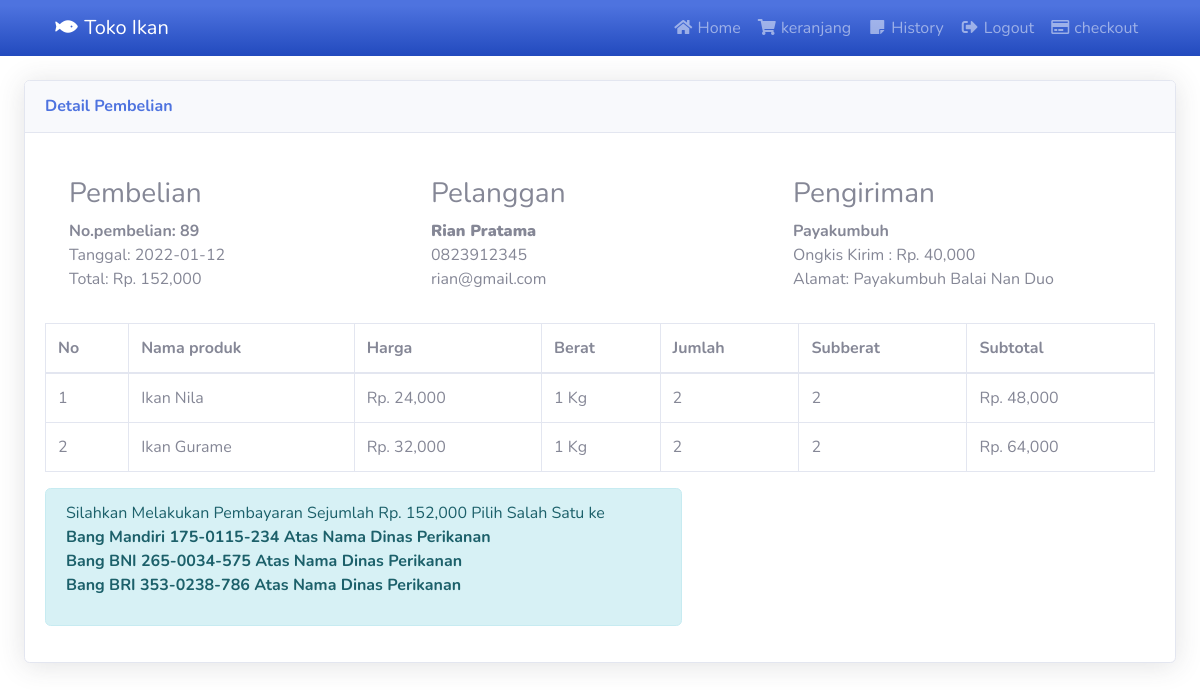
Page /nota.php?id=89 (signed in) on the committed database.
### tables this page shows
CREATE TABLE `t_pembelian` (
  `id_pembelian` int(11) NOT NULL,
  `id_pelanggan` int(11) NOT NULL,
  `id_ongkir` int(11) NOT NULL,
  `tanggal_pembelian` date NOT NULL,
  `total_pembelian` int(11) NOT NULL,
  `nama_kota` varchar(100) NOT NULL,
  `tarif` int(11) NOT NULL,
  `alamat_pengiriman` text NOT NULL,
  `status_pembelian` varchar(100) NOT NULL DEFAULT 'pending',
  `resi_pengiriman` varchar(50) NOT NULL
);

CREATE TABLE `t_pelanggan` (
  `id_pelanggan` int(11) NOT NULL,
  `email_pelanggan` varchar(100) NOT NULL,
  `password_pelanggan` varchar(50) NOT NULL,
  `nama_pelanggan` varchar(100) NOT NULL,
  `telepon_pelanggan` varchar(25) NOT NULL,
  `alamat_pelanggan` text NOT NULL
);

CREATE TABLE `t_pembelian_produk` (
  `id_pembelian_produk` int(11) NOT NULL,
  `id_pembelian` int(11) NOT NULL,
  `id_produk` int(11) NOT NULL,
  `jumlah` int(11) NOT NULL,
  `nama` varchar(100) NOT NULL,
  `harga` int(11) NOT NULL,
  `berat` int(11) NOT NULL,
  `subberat` int(11) NOT NULL,
  `subharga` int(11) NOT NULL
);

### nota.php (the view, shortened to what this page needs)
<?php
include 'koneksi.php';
?>
<!DOCTYPE html>
<html lang="en">
<head>
    <link href="vendor/fontawesome-free/css/all.min.css" rel="stylesheet" type="text/css">
    <link href="css/sb-admin-2.min.css" rel="stylesheet">
</head>
<body>
    <?php include 'menu.php'; ?>
    <br>
    <section class="konten">
        <?php
        $ambil = $koneksi->query("SELECT * FROM t_pembelian JOIN t_pelanggan ON t_pembelian.
id_pelanggan=t_pelanggan.id_pelanggan
WHERE t_pembelian.id_pembelian='$_GET[id]'");
        $detail = $ambil->fetch_assoc();
        ?>
        <div class="container-fluid">
            <div class="card shadow mb-4">
                <div class="card-header py-3">
                    <h6 class="m-0 font-weight-bold text-primary">Detail Pembelian</h6>
                </div>
                <br>
                <div class="card-body">
                    <div class="container">
                        <div class="form-group">
                            <div class="row">
                                <div class="col-md-4">
                                    <h3>Pembelian</h3>
                                    <strong>No.pembelian: <?php echo $detail['id_pembelian']; ?></strong> <br>
                                    Tanggal: <?php echo $detail['tanggal_pembelian']; ?> <br>
                                    Total: Rp. <?php echo  number_format($detail['total_pembelian']); ?>
                                </div>
                                <div class="col-md-4">
                                    <h3>Pelanggan</h3>
                                    <strong> <strong><?php echo $detail['nama_pelanggan']; ?></strong></strong>
                                    <p>
                                        <?php echo $detail['telepon_pelanggan']; ?> <br>
                                        <?php echo $detail['email_pelanggan']; ?>
                                    </p>
                                </div>
                                <div class="col-md-4">
                                    <h3>Pengiriman</h3>
                                    <strong> <?php echo $detail['nama_kota']; ?></strong> <br>
                                    Ongkis Kirim : Rp. <?php echo number_format($detail['tarif']); ?><br>
                                    Alamat: <?php echo $detail['alamat_pengiriman']; ?>
                                </div>
                            </div>
                        </div>
                    </div>
                    <div class="table-responsive">
                        <table class="table table-bordered" id="dataTable" width="100%" cellspacing="0">
                            <thead>
                                <tr>
                                    <th>No</th>
                                    <th>Nama produk</th>
                                    <th>Harga</th>
                                    <th>Berat</th>
                                    <th>Jumlah</th>
                                    <th>Subberat</th>
                                    <th>Subtotal</th>
                                </tr>
                            </thead>
                            <tbody>
                                <?php $nomor = 1; ?>
                                <?php $ambil = $koneksi->query("SELECT * FROM t_pembelian_produk WHERE id_pembelian='$_GET[id]'"); ?>
                                <?php while ($pecah = $ambil->fetch_assoc()) { ?>
                                    <tr>
                                        <td><?php echo $nomor; ?></td>
                                        <td><?php echo $pecah['nama']; ?></td>
                                        <td>Rp. <?php echo number_format($pecah['harga']); ?></td>
                                        <td><?php echo $pecah['berat']; ?> Kg</td>
                                        <td><?php echo $pecah['jumlah'] ?></td>
                                        <td><?php echo $pecah['subberat'] ?></td>
                                        <td>Rp. <?php echo number_format($pecah['subharga']) ?></td>
                                    </tr>
                                    <?php $nomor++; ?>
                                <?php } ?>
                            </tbody>
                        </table>
                        <div class="row">
                            <div class="col-md-7">
                                <div class="alert alert-info">
                                    <p>
                                        Silahkan Melakukan Pembayaran Sejumlah Rp. <?php echo number_format($detail['total_pembelian']); ?>
                                        Pilih Salah Satu ke <br>
                                        <strong>Bang Mandiri 175-0115-234 Atas Nama Dinas Perikanan</strong>
                                        <br>
                                        <strong>Bang BNI 265-0034-575 Atas Nama Dinas Perikanan</strong>
                                        <br>
                                        <strong>Bang BRI 353-0238-786 Atas Nama Dinas Perikanan</strong>
                                    </p>
                                </div>
                            </div>
                        </div>
    </section>
</body>
</html>

### rows in the picture
t_pembelian: id_pembelian "89", tanggal_pembelian "2022-01-12", total_pembelian "152,000", id_pelanggan.nama_pelanggan "Rian Pratama", id_pelanggan.telepon_pelanggan "0823912345", id_pelanggan.email_pelanggan "rian@gmail.com", nama_kota "Payakumbuh", tarif "40,000", alamat_pengiriman "Payakumbuh Balai Nan Duo"
t_pembelian_produk: nama "Ikan Nila", harga "24,000", berat "1", jumlah "2", subberat "2", subharga "48,000"
t_pembelian_produk: nama "Ikan Gurame", harga "32,000", berat "1", jumlah "2", subberat "2", subharga "64,000"
